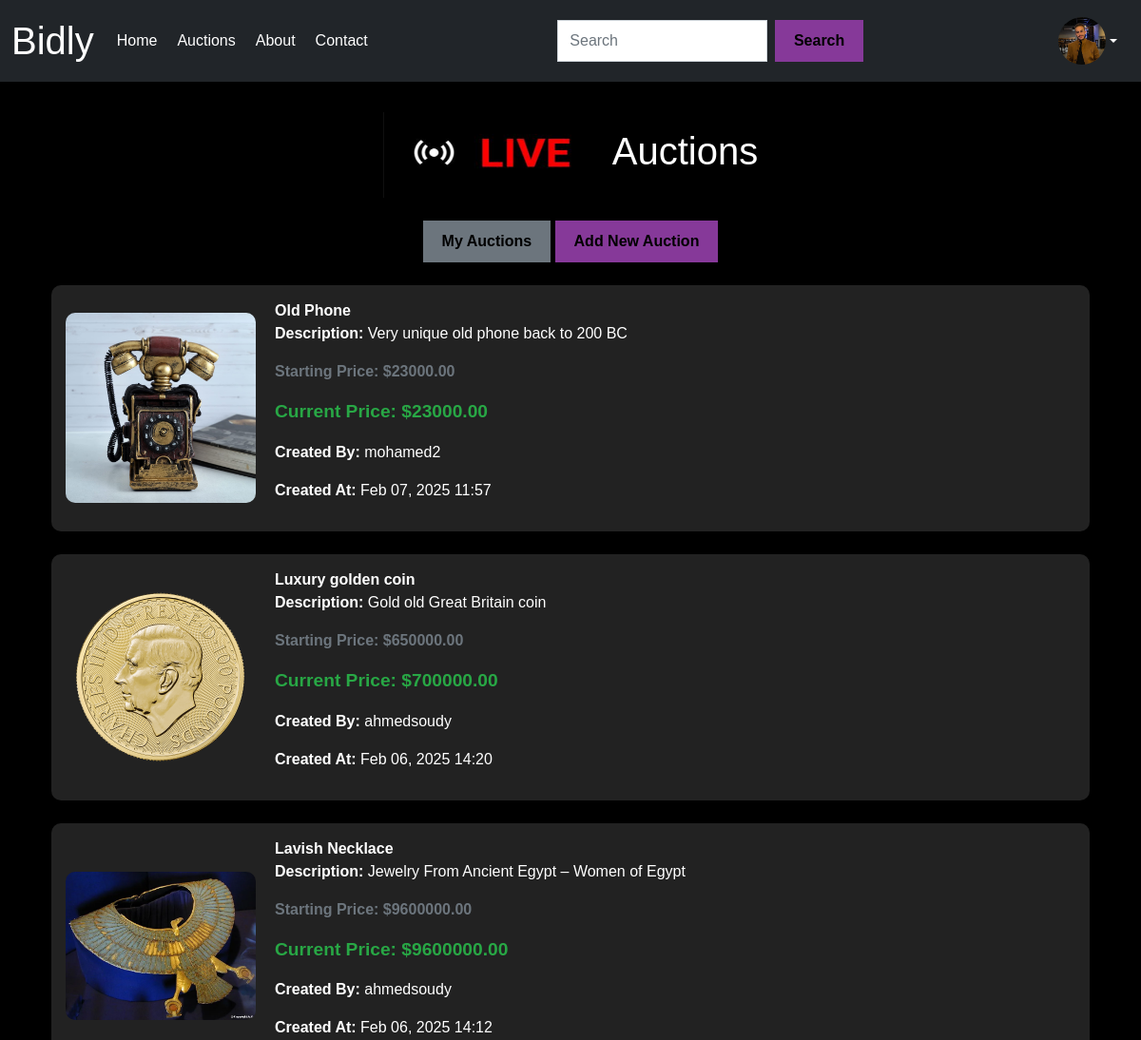
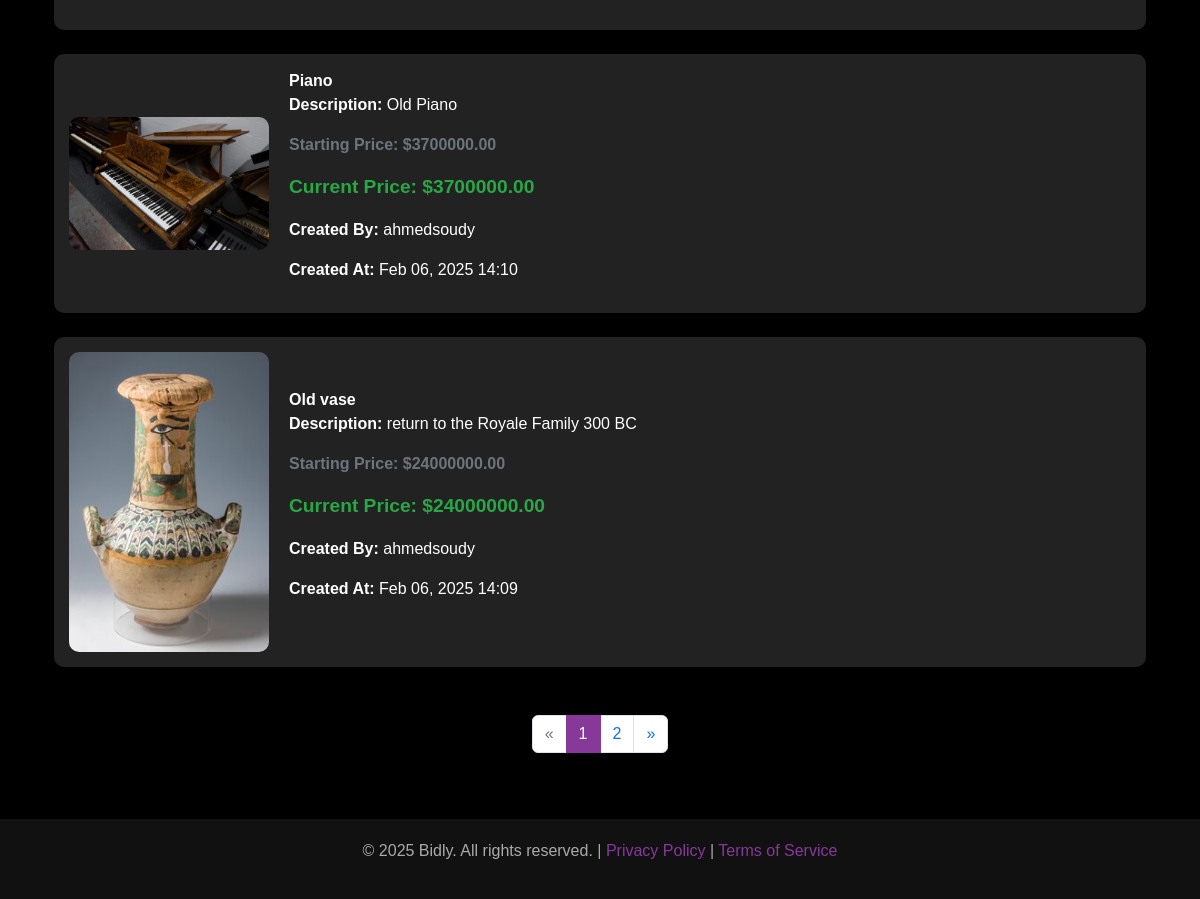
Screenshot of /auctions/ (signed in) with the database file from the repository (2 pictures, top to bottom).
### users/models.py (models this page shows, shortened)
class CustomUser(AbstractUser):
    GENDER_CHOICES = [
        ('M','Male'),
        ('F','Female'),
    ]
    gender = models.CharField(max_length=1, choices=GENDER_CHOICES, blank=True, null=True)
    notify_me = models.BooleanField(default=False)  # Checkbox for email notifications
    profile_picture = models.ImageField(upload_to='profile_pictures/', blank=True, null=True)

### auctions/models.py (models this page shows)
class Auction(models.Model):
    title = models.CharField(max_length=255)
    description = models.TextField()
    starting_price = models.DecimalField(max_digits=10, decimal_places=2)
    current_price = models.DecimalField(max_digits=10, decimal_places=2, null=True, blank=True)
    created_by = models.ForeignKey(settings.AUTH_USER_MODEL, on_delete=models.CASCADE)
    created_at = models.DateTimeField(auto_now_add=True)
    image = models.ImageField(upload_to='auction_images/', blank=True, null=True)
    ends_at = models.DateTimeField()

### auctions/views.py (the view)
# urls.py: path('auctions/', include('auctions.urls')),   # include the urls.py of the auctions app
@login_required
def auctions(request):
    auction_list = Auction.objects.all().order_by('-created_at')  # Fetch all auctions, ordered by creation date
    paginator = Paginator(auction_list, 5)  # Show 5 auctions per page
    page_number = request.GET.get('page')  # Get the current page number from the query parameters
    auctions = paginator.get_page(page_number)  # Get the auctions for the current page
    return render(request, 'auctions.html', {'auctions': auctions})

### auctions/templates/auctions.html (shortened to what this page needs)
{% extends 'base.html' %}
{% load static %}
{% block content %}
<div class="container mt-5">
    <div class="d-flex align-items-center justify-content-center mb-4">
        <img src="{% static 'images/live_icon.jpg' %}" alt="Auction Icon" style="width: 240px; height: 90px; margin-right: 1px;">
        <h1 class="text-center">Auctions</h1>
    </div>
    <div class="text-center mb-4">
        <a href="{% url 'my_auctions' %}" class="btn btn-secondary" style="background-color: #6c757d; border: none;">My Auctions</a>
        <a href="{% url 'add_auction' %}" class="btn btn-primary" style="background-color: #863999; border: none;">Add New Auction</a>
    </div>
    <div class="row">
        {% for auction in auctions %}
        <div class="col-12 mb-4">
            <div class="d-flex align-items-center" style="background-color: #222; color: #fff; border-radius: 10px; padding: 15px;">
                <div style="flex: 1; max-width: 200px;">
                    {% if auction.image %}
                    <a href="{% url 'auction_detail' auction.id %}">
                        <img src="{{ auction.image.url }}" alt="{{ auction.title }}" style="width: 100%; height: auto; border-radius: 10px;">
                    </a>
                    {% else %}
                    <img src="{% static 'images/default_product.jpg' %}" alt="Default Image" style="width: 100%; height: auto; border-radius: 10px;">
                    {% endif %}
                </div>
                <div style="flex: 2; margin-left: 20px;">
                    <a href="{% url 'auction_detail' auction.id %}" style="text-decoration: none; color: white; font-weight: bold;">
                        {{ auction.title }}
                    </a>
                    <p><strong>Description:</strong> {{ auction.description }}</p>
                    <p class="starting-price"><strong>Starting Price:</strong> ${{ auction.starting_price }}</p>
                    <p class="current-price"><strong>Current Price:</strong> ${{ auction.current_price }}</p>
                    <p><strong>Created By:</strong> {{ auction.created_by.username }}</p>
                    <p><strong>Created At:</strong> {{ auction.created_at|date:"M d, Y H:i" }}</p>
                </div>
            </div>
        </div>
        {% empty %}
        <p class="text-center">No ongoing auctions at the moment. Be the first to add one!</p>
        {% endfor %}
    </div>
    <div class="d-flex justify-content-center mt-4">
        <nav aria-label="Page navigation">
            <ul class="pagination">
                {% if auctions.has_previous %}
                <li class="page-item">
                    <a class="page-link" href="?page={{ auctions.previous_page_number }}" aria-label="Previous">
                        <span aria-hidden="true">&laquo;</span>
                    </a>
                </li>
                {% else %}
                <li class="page-item disabled">
                    <span class="page-link">&laquo;</span>
                </li>
                {% endif %}
                {% for page_num in auctions.paginator.page_range %}
                <li class="page-item {% if page_num == auctions.number %}active{% endif %}">
                    <a class="page-link" href="?page={{ page_num }}">{{ page_num }}</a>
                </li>
                {% endfor %}
                {% if auctions.has_next %}
                <li class="page-item">
                    <a class="page-link" href="?page={{ auctions.next_page_number }}" aria-label="Next">
                        <span aria-hidden="true">&raquo;</span>
                    </a>
                </li>
                {% else %}
                <li class="page-item disabled">
                    <span class="page-link">&raquo;</span>
                </li>
                {% endif %}
            </ul>
        </nav>
    </div>
</div>
{% endblock %}

### auction_home/templates/base.html (shortened to what this page needs)
{% load static %}
<!DOCTYPE html>
<html lang="en">
<head>
    <link href="https://cdn.jsdelivr.net/npm/bootstrap@5.2.3/dist/css/bootstrap.min.css" rel="stylesheet">
</head>
<body>
<nav class="navbar navbar-expand-lg navbar-dark bg-dark fixed-top">
    <div class="container-fluid">
        <a class="navbar-brand fs-1" href="{% url 'home' %}">Bidly</a>
        <div class="collapse navbar-collapse" id="navbarSupportedContent">
            <ul class="navbar-nav me-auto mb-2 mb-lg-0">
                <li class="nav-item">
                    <a class="nav-link" href="{% url 'home' %}">Home</a>
                </li>
                <li class="nav-item">
                    {% if user.is_authenticated %}
                        <a class="nav-link" href="{% url 'auctions' %}">Auctions</a>
                    {% else %}
                        <a class="nav-link" href="#" onclick="alert('You need to log in first!');">Auctions</a>
                    {% endif %}
                </li>
                <li class="nav-item">
                    <a class="nav-link" href="{% url 'about' %}">About</a>
                </li>
                <li class="nav-item">
                    <a class="nav-link" href="{% url 'contact' %}">Contact</a>
                </li>
            </ul>
            <form class="d-flex mx-auto" role="search" style="width: 30%;">
                <input class="form-control me-2" type="search" placeholder="Search" aria-label="Search">
                <button class="btn btn-outline-dark" type="submit">Search</button>
            </form>
            <ul class="navbar-nav ms-auto mb-2 mb-lg-0">
                {% if user.is_authenticated %}
                    <li class="nav-item dropdown">
                        <a class="nav-link dropdown-toggle d-flex align-items-center" href="#" id="profileDropdown" role="button" data-bs-toggle="dropdown" aria-expanded="false">
                            {% if user.profile_picture %}
                                <img src="{{ user.profile_picture.url }}" alt="Profile Picture" class="rounded-circle" style="width: 50px; height: 50px; object-fit: cover;">
                            {% else %}
                                <img src="{% static 'images/default_pp.jpg' %}" alt="Default Profile Picture" class="rounded-circle" style="width: 50px; height: 50px; object-fit: cover;">
                            {% endif %}
                        </a>
                    </li>
                {% endif %}
            </ul>
        </div>
    </div>
</nav>
    <div class="container">
        {% block content %}{% endblock %}
    </div>
    <footer>
        <p>&copy; 2025 Bidly. All rights reserved. | <a href="#">Privacy Policy</a> | <a href="#">Terms of Service</a></p>
    </footer>
</body>
</html>

### auction_home/templates/base.html (style rules this page uses)
.form-control, .btn { border-radius: 0; }
.btn { background-color: #863999; color: #000; font-weight: bold; border: none; padding: 10px 20px; transition: transform 0.3s ease, background-color 0.3s ease, color 0.3s ease; }
.btn { background-color: #863999; color: #000; font-weight: bold; border: none; padding: 10px 20px; transition: transform 0.3s ease, background-color 0.3s ease; }
body { background-color: #000; color: #fff; font-family: Arial, sans-serif; overflow-x: hidden; }
.navbar { background-color: #111; }
.navbar-brand, .nav-link { color: #fff !important; }
footer { text-align: center; padding: 20px; background-color: #111; color: #aaa; margin-top: 50px; }
footer a { color: #863999; text-decoration: none; }
.navbar-nav .nav-item { margin-right: 5px; }
.navbar-nav .nav-item img { margin-left: 10px; }

### auctions/templates/auctions.html (style rules this page uses)
body { padding-top: 70px; }
.starting-price { color: #6c757d; font-weight: bold; }
.current-price { color: #28a745; font-weight: bold; font-size: 1.2em; }
.pagination .active .page-link { background-color: #863999; color: #fff; border-color: #863999; }

### rows the page displays
CustomUser: profile_picture (picture)
Auction: image (picture), title "Old Phone", description "Very unique old phone back to 200 BC", starting_price "23000.00", current_price "23000.00", created_by.username "mohamed2", created_at "Feb 07, 2025 11:57"
Auction: image (picture), title "Luxury golden coin", description "Gold old Great Britain coin", starting_price "650000.00", current_price "700000.00", created_by.username "ahmedsoudy", created_at "Feb 06, 2025 14:20"
Auction: image (picture), title "Lavish Necklace", description "Jewelry From Ancient Egypt – Women of Egypt", starting_price "9600000.00", current_price "9600000.00", created_by.username "ahmedsoudy", created_at "Feb 06, 2025 14:12"
Auction: image (picture), title "Piano", description "Old Piano", starting_price "3700000.00", current_price "3700000.00", created_by.username "ahmedsoudy", created_at "Feb 06, 2025 14:10"
Auction: image (picture), title "Old vase", description "return to the Royale Family 300 BC", starting_price "24000000.00", current_price "24000000.00", created_by.username "ahmedsoudy", created_at "Feb 06, 2025 14:09"

### other values shown
{{ page_num }} "1" "2"
